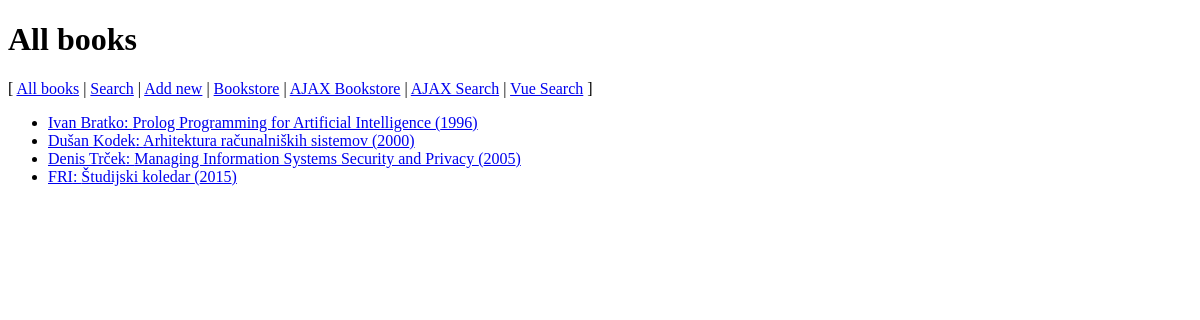
/index.php/book, run on the app's committed database.
### tables this page shows
CREATE TABLE IF NOT EXISTS `book` (
  `id` int(11) NOT NULL,
  `author` varchar(255) NOT NULL,
  `title` varchar(255) NOT NULL,
  `price` float NOT NULL DEFAULT '0',
  `year` int(4) NOT NULL
);

### model/BookDB.php (called while the page is built, shortened)
<?php
class BookDB {
    public static function getAll() {
        $db = DBInit::getInstance();
        $statement = $db->prepare("SELECT id, author, title, price, year FROM book");
        $statement->execute();
        return $statement->fetchAll();
    }
}

### view/book-list.php (the view, shortened to what this page needs)
<!DOCTYPE html>
<link rel="stylesheet" type="text/css" href="<?= ASSETS_URL . "style.css" ?>">
<h1>All books</h1>
<p>[
<a href="<?= BASE_URL . "book" ?>">All books</a> |
<a href="<?= BASE_URL . "book/search" ?>">Search</a> |
<a href="<?= BASE_URL . "book/add" ?>">Add new</a> |
<a href="<?= BASE_URL . "store" ?>">Bookstore</a> |
<a href="<?= BASE_URL . "store/ajax" ?>">AJAX Bookstore</a> |
<a href="<?= BASE_URL . "book/search/ajax" ?>">AJAX Search</a> |
<a href="<?= BASE_URL . "book/search/vue" ?>">Vue Search</a>
]</p>
<ul>
    <?php foreach ($books as $book): ?>
        <li><a href="<?= BASE_URL . "book?id=" . $book["id"] ?>"><?= $book["author"] ?>:
        	<?= $book["title"] ?> (<?= $book["year"] ?>)</a></li>
    <?php endforeach; ?>
</ul>

### data on the page
book: author "Ivan Bratko", title "Prolog Programming for Artificial Intelligence", year "1996"
book: author "Dušan Kodek", title "Arhitektura računalniških sistemov", year "2000"
book: author "Denis Trček", title "Managing Information Systems Security and Privacy", year "2005"
book: author "FRI", title "Študijski koledar", year "2015"
